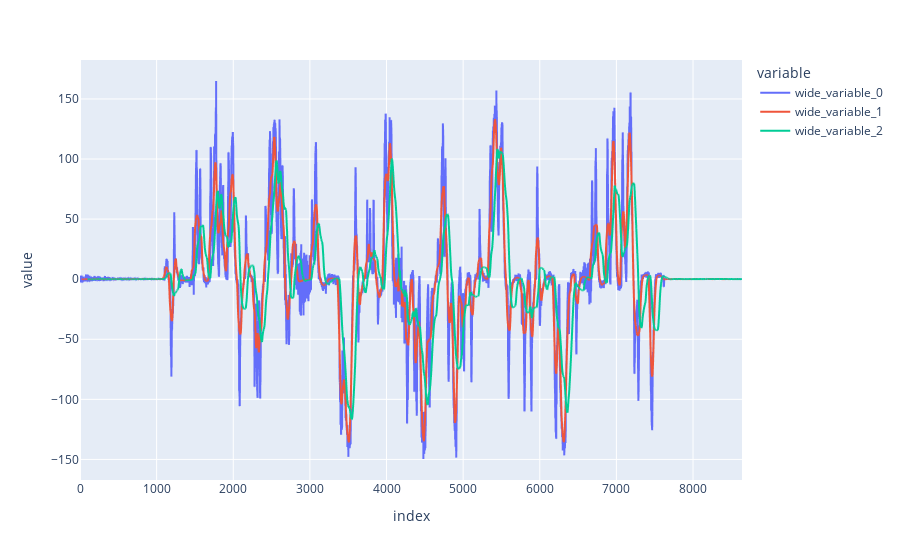

Notebook code cell kept with this figure:
### Code cell
def mean_nominmax(x):
    return (x.sum()-x.max()-x.min())/(len(x)-2)
asd0 = df_vis['angular_velocity'].rolling(100).apply(mean_nominmax)#.shift(-99)

asd = df_vis['angular_velocity'].rolling(50).apply(mean_nominmax).shift(-25)
asd1 = df_vis['angular_velocity'].rolling(3).apply(mean_nominmax).shift(-2)


px.line(y=[asd1, asd, asd0])

### Figure 1 — Plotly figure (JSON) as saved in the notebook; plotly's stock layout.template omitted (floating-point values rounded to 4 significant figures; data arrays with more than 128 entries replaced by an {"elided": "..."} marker saying what was removed)
{"data": [{"hovertemplate": "variable=wide_variable_0<br>index=%{x}<br>value=%{y}<extra></extra>", "legendgroup": "wide_variable_0", "line": {"color": "#636efa", "dash": "solid"}, "marker": {"symbol": "circle"}, "mode": "lines", "name": "wide_variable_0", "showlegend": true, "type": "scattergl", "x": {"elided": "8640 int values"}, "xaxis": "x", "y": {"elided": "8640 float values"}, "yaxis": "y"}, {"hovertemplate": "variable=wide_variable_1<br>index=%{x}<br>value=%{y}<extra></extra>", "legendgroup": "wide_variable_1", "line": {"color": "#EF553B", "dash": "solid"}, "marker": {"symbol": "circle"}, "mode": "lines", "name": "wide_variable_1", "showlegend": true, "type": "scattergl", "x": {"elided": "8640 int values"}, "xaxis": "x", "y": {"elided": "8640 float values"}, "yaxis": "y"}, {"hovertemplate": "variable=wide_variable_2<br>index=%{x}<br>value=%{y}<extra></extra>", "legendgroup": "wide_variable_2", "line": {"color": "#00cc96", "dash": "solid"}, "marker": {"symbol": "circle"}, "mode": "lines", "name": "wide_variable_2", "showlegend": true, "type": "scattergl", "x": {"elided": "8640 int values"}, "xaxis": "x", "y": {"elided": "8640 float values"}, "yaxis": "y"}], "layout": {"legend": {"title": {"text": "variable"}, "tracegroupgap": 0}, "margin": {"t": 60}, "xaxis": {"anchor": "y", "domain": [0, 1], "title": {"text": "index"}}, "yaxis": {"anchor": "x", "domain": [0, 1], "title": {"text": "value"}}}}
